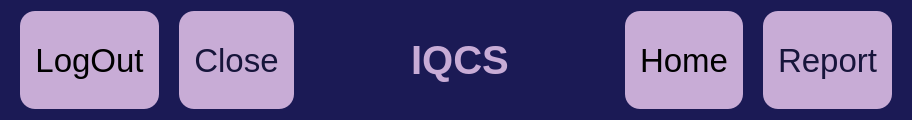
<?xml version="1.0" encoding="UTF-8"?>
<ui version="4.0">
 <class>Header</class>
 <widget class="QWidget" name="Header">
  <property name="geometry">
   <rect>
    <x>0</x>
    <y>0</y>
    <width>912</width>
    <height>120</height>
   </rect>
  </property>
  <property name="sizePolicy">
   <sizepolicy hsizetype="Preferred" vsizetype="Fixed">
    <horstretch>0</horstretch>
    <verstretch>0</verstretch>
   </sizepolicy>
  </property>
  <property name="windowTitle">
   <string>Form</string>
  </property>
  <property name="styleSheet">
   <string notr="true">background-color: rgb(27, 26, 85);
</string>
  </property>
  <layout class="QHBoxLayout" name="horizontalLayout">
   <property name="spacing">
    <number>20</number>
   </property>
   <property name="leftMargin">
    <number>20</number>
   </property>
   <property name="rightMargin">
    <number>20</number>
   </property>
   <item>
    <widget class="QPushButton" name="pushButton">
     <property name="sizePolicy">
      <sizepolicy hsizetype="Minimum" vsizetype="Preferred">
       <horstretch>0</horstretch>
       <verstretch>0</verstretch>
      </sizepolicy>
     </property>
     <property name="font">
      <font>
       <pointsize>25</pointsize>
      </font>
     </property>
     <property name="styleSheet">
      <string notr="true">QPushButton{
background-color: #C8ACD6;
color:#C8ACD6 #17153B;
border-radius: 15px;
padding:10 15;
}</string>
     </property>
     <property name="text">
      <string>LogOut</string>
     </property>
    </widget>
   </item>
   <item>
    <widget class="QPushButton" name="pushButton_4">
     <property name="sizePolicy">
      <sizepolicy hsizetype="Minimum" vsizetype="Preferred">
       <horstretch>0</horstretch>
       <verstretch>0</verstretch>
      </sizepolicy>
     </property>
     <property name="font">
      <font>
       <pointsize>25</pointsize>
      </font>
     </property>
     <property name="styleSheet">
      <string notr="true">QPushButton{
background-color: #C8ACD6;
color: #17153B;
border-radius: 15px;
padding:10 15;
}</string>
     </property>
     <property name="text">
      <string>Close</string>
     </property>
    </widget>
   </item>
   <item>
    <spacer name="horizontalSpacer">
     <property name="orientation">
      <enum>Qt::Horizontal</enum>
     </property>
     <property name="sizeHint" stdset="0">
      <size>
       <width>40</width>
       <height>20</height>
      </size>
     </property>
    </spacer>
   </item>
   <item>
    <widget class="QLabel" name="label">
     <property name="font">
      <font>
       <pointsize>30</pointsize>
       <weight>75</weight>
       <bold>true</bold>
      </font>
     </property>
     <property name="styleSheet">
      <string notr="true">color: #C8ACD6;</string>
     </property>
     <property name="text">
      <string>IQCS</string>
     </property>
     <property name="alignment">
      <set>Qt::AlignCenter</set>
     </property>
    </widget>
   </item>
   <item>
    <spacer name="horizontalSpacer_2">
     <property name="orientation">
      <enum>Qt::Horizontal</enum>
     </property>
     <property name="sizeHint" stdset="0">
      <size>
       <width>40</width>
       <height>20</height>
      </size>
     </property>
    </spacer>
   </item>
   <item>
    <widget class="QPushButton" name="pushButton_2">
     <property name="sizePolicy">
      <sizepolicy hsizetype="Minimum" vsizetype="Preferred">
       <horstretch>0</horstretch>
       <verstretch>0</verstretch>
      </sizepolicy>
     </property>
     <property name="font">
      <font>
       <pointsize>25</pointsize>
      </font>
     </property>
     <property name="styleSheet">
      <string notr="true">QPushButton{
background-color: #C8ACD6;
color:#C8ACD6 #17153B;
border-radius: 15px;
padding:10 15;
}</string>
     </property>
     <property name="text">
      <string>Home</string>
     </property>
    </widget>
   </item>
   <item>
    <widget class="QPushButton" name="pushButton_3">
     <property name="sizePolicy">
      <sizepolicy hsizetype="Minimum" vsizetype="Preferred">
       <horstretch>0</horstretch>
       <verstretch>0</verstretch>
      </sizepolicy>
     </property>
     <property name="font">
      <font>
       <pointsize>25</pointsize>
      </font>
     </property>
     <property name="styleSheet">
      <string notr="true">QPushButton{
background-color: #C8ACD6;
color: #17153B;
border-radius: 15px;
padding:10 15;
}</string>
     </property>
     <property name="text">
      <string>Report</string>
     </property>
    </widget>
   </item>
  </layout>
 </widget>
 <resources/>
 <connections/>
</ui>
